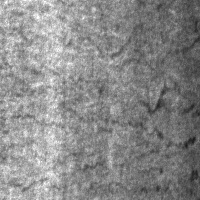
#> input picture dataset/NEU-DET/train/images/crazing/crazing_10.jpg, 200 x 200 px
$ python -i watershed.py   (imports and definitions only)
#> lines starting #> are read from the running program, lines starting #| are printed output that depends on the picture; after the words box and inside, x2 and y2 are one past the last pixel; in counts of white or black regions, pixels touching at a corner belong together
#> further down, picture is the input picture: shape (200, 200, 3); min 24, max 255, mean 137
"""
watershed.py — Watershed Segmentation (Baseline 3)

Conventional segmentation baseline for steel surface defect detection.
Applies marker-based watershed segmentation using OpenCV cv2.watershed().

Key Characteristics:
  - Uses preprocessed normalized grayscale image.
  - Builds binary/edge representation via statistical contrast thresholding.
  - Generates markers via morphological operations and distance transform.
  - Applies cv2.watershed() to partition the image into distinct regions.
  - Extracts final binary defect mask (0 = background, 255 = defect).
  - Does NOT use priority map, max-heap, PGRG, Union-Find, Standard Region Growing,
    or Otsu thresholding as segmentation method.
  - Returns (markers, defect_mask).
"""

import cv2
import numpy as np


def watershed_segmentation(image, return_markers=True):
    """
    Segment defects using marker-controlled watershed segmentation.

    Algorithm:
      1. Ensure image is single-channel uint8.
      2. Threshold based on statistical contrast (mean + std) to identify candidate regions.
      3. Clean noise using morphological opening with a rectangular kernel.
      4. Determine sure background by dilating the opened candidate regions.
      5. Compute distance transform on opened regions and threshold to find sure foreground seeds.
      6. Identify unknown border areas via sure_bg - sure_fg.
      7. Label connected components on sure foreground as distinct markers (offset by +1).
      8. Assign 0 to unknown areas so the watershed algorithm resolves the boundaries.
      9. Convert image to 3-channel BGR and execute cv2.watershed(img_bgr, markers).
      10. Generate final binary defect mask: pixels with marker label > 1 are defect (255),
          while background (1) and watershed boundaries (-1) are background (0).

    Args:
        image (numpy.ndarray): Preprocessed normalized grayscale steel defect image (H, W).
        return_markers (bool, optional): If True, returns (markers, defect_mask).
            If False, returns defect_mask. Default is True.

    Returns:
        tuple or numpy.ndarray:
            - If return_markers is True: (markers, defect_mask)
                * markers (numpy.ndarray): int32 label map produced by cv2.watershed (-1, 1, 2, ...).
                * defect_mask (numpy.ndarray): Binary uint8 mask (0 or 255) of detected defects.
            - If return_markers is False: defect_mask.
    """
#> called with return_markers = True
    # 1. Ensure 2D uint8 image
    if image.ndim == 3:
        image = image[:, :, 0]

    if image.dtype != np.uint8:
        img_uint8 = np.clip(image, 0, 255).astype(np.uint8)
    else:
        img_uint8 = image

    h, w = img_uint8.shape
#> h = 200; w = 200

    # 2. Binary candidate representation via statistical contrast thresholding
    # (mean + std identifies high-contrast defect candidates without using Otsu)
    thresh_val = float(img_uint8.mean() + img_uint8.std())
#> thresh_val = 172.7
    _, binary = cv2.threshold(img_uint8, int(thresh_val), 255, cv2.THRESH_BINARY)
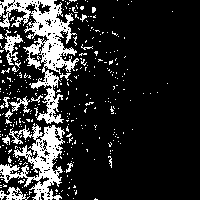
#> binary: shape (200, 200); 17.5% white; 323 white regions (307 under 20 px), largest, box (x1, y1, x2, y2) and area: (0, 0, 79, 124) 3133, (0, 123, 65, 200) 2063, (3, 30, 23, 65) 248

    # 3. Noise removal via morphological opening
    kernel = cv2.getStructuringElement(cv2.MORPH_RECT, (3, 3))
    opening = cv2.morphologyEx(binary, cv2.MORPH_OPEN, kernel, iterations=2)
#> opening: shape (200, 200); 4.3% white; 19 white regions, largest, box (x1, y1, x2, y2) and area: (33, 9, 62, 36) 468, (42, 44, 63, 68) 294, (34, 161, 58, 181) 203

    # 4. Sure background area via dilation
    sure_bg = cv2.dilate(opening, kernel, iterations=3)
#> sure_bg: shape (200, 200); 10.6% white; 6 white regions, box (x1, y1, x2, y2) and area: (30, 0, 66, 72) 1944, (31, 125, 62, 190) 1354, (0, 0, 35, 16) 308, (41, 100, 60, 122) 242, (0, 163, 13, 178) 195, (44, 73, 57, 88) 191

    # 5. Sure foreground area via Euclidean distance transform
    dist_transform = cv2.distanceTransform(opening, cv2.DIST_L2, 5)
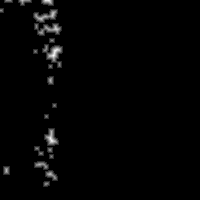
#> dist_transform: shape (200, 200) float32; min 0, max 5.6, mean 0.0855; drawn with min black and max white
    max_dist = dist_transform.max()
#> max_dist = 5.6
    if max_dist > 0:
        _, sure_fg = cv2.threshold(dist_transform, 0.3 * max_dist, 255, cv2.THRESH_BINARY)
#> sure_fg: shape (200, 200) float32; 2.4% white; 25 white regions (14 under 20 px), largest, box (x1, y1, x2, y2) and area: (47, 46, 62, 62) 142, (34, 10, 57, 22) 134, (38, 24, 61, 35) 129
    else:
        sure_fg = np.zeros((h, w), dtype=np.uint8)
    sure_fg = np.uint8(sure_fg)

    # 6. Unknown region between sure background and sure foreground
    unknown = cv2.subtract(sure_bg, sure_fg)
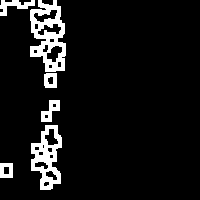
#> unknown: shape (200, 200); 8.1% white; 6 white regions, box (x1, y1, x2, y2) and area: (30, 0, 66, 72) 1408, (31, 125, 62, 190) 1053, (0, 0, 35, 16) 252, (41, 100, 60, 122) 224, (44, 73, 57, 88) 160, (0, 163, 13, 178) 160

    # 7. Marker labelling using connected components
    num_markers, markers = cv2.connectedComponents(sure_fg)
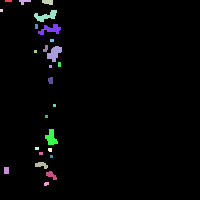
#> markers: shape (200, 200) int32; 26 distinct labels, from 0 to 25; one colour per label, 0 black
#> num_markers = 26

    # Add 1 to all labels so that sure background is 1 instead of 0
    markers = markers + 1
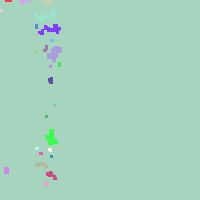
#> markers: shape (200, 200) int32; 26 distinct labels, from 1 to 26; one colour per label, 0 black

    # 8. Mark unknown region as 0 for watershed to resolve
    markers[unknown == 255] = 0
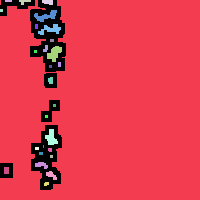
#> markers: shape (200, 200) int32; 27 distinct labels, from 0 to 26; one colour per label, 0 black

    # 9. Convert to 3-channel BGR as required by cv2.watershed
    img_bgr = cv2.cvtColor(img_uint8, cv2.COLOR_GRAY2BGR)

    # Execute OpenCV watershed
    markers = cv2.watershed(img_bgr, markers)
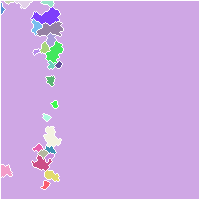
#> markers: shape (200, 200) int32; 27 distinct labels, from -1 to 26; one colour per label, 0 black, -1 white

    # 10. Generate final binary defect mask (0 = background, 255 = defect)
    # Background is label 1; watershed boundary lines are label -1.
    defect_mask = np.zeros((h, w), dtype=np.uint8)
    defect_mask[markers > 1] = 255

    if return_markers:
        return markers, defect_mask

    return defect_mask

>>> import cv2
>>> picture = cv2.imread('../dataset/NEU-DET/train/images/crazing/crazing_10.jpg')
>>> result = watershed_segmentation(picture)

$ run again, on dataset/NEU-DET/train/images/crazing/crazing_100.jpg
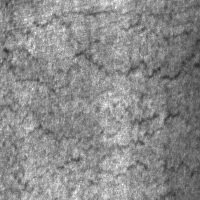
#> input picture dataset/NEU-DET/train/images/crazing/crazing_100.jpg, 200 x 200 px
#> picture is the input picture: shape (200, 200, 3); min 41, max 255, mean 138.5
#> thresh_val = 166.4
#> in watershed_segmentation, `_, binary = cv2.threshold(img_uint8, int(thresh_val), 255, cv2.THRESH_..`:
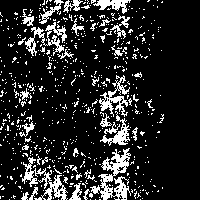
#> binary: shape (200, 200); 15.6% white in thin lines or dots, all inside (x1, y1, x2, y2) = (0, 0, 164, 200)
#> opening: shape (200, 200); 1.2% white; 13 white regions (2 under 20 px), largest, box (x1, y1, x2, y2) and area: (99, 0, 110, 8) 76, (114, 131, 123, 142) 75, (112, 0, 121, 8) 55
#> sure_bg: shape (200, 200); 4% white; 11 white regions, largest, box (x1, y1, x2, y2) and area: (96, 0, 131, 11) 338, (111, 128, 126, 145) 231, (110, 160, 122, 172) 144
#> max_dist = 6
#> unknown: shape (200, 200); 3.4% white; 11 white regions, largest, box (x1, y1, x2, y2) and area: (96, 0, 131, 11) 247, (111, 128, 126, 145) 192, (110, 160, 122, 172) 128
#> num_markers = 14
#> in watershed_segmentation, `markers = cv2.watershed(img_bgr, markers)`:
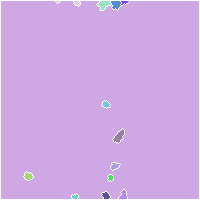
#> markers: shape (200, 200) int32; 15 distinct labels, from -1 to 14; one colour per label, 0 black, -1 white

$ run again, on dataset/NEU-DET/train/images/crazing/crazing_101.jpg
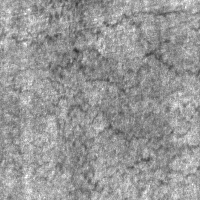
#> input picture dataset/NEU-DET/train/images/crazing/crazing_101.jpg, 200 x 200 px
#> picture is the input picture: shape (200, 200, 3); min 41, max 255, mean 151.5
#> thresh_val = 175.7
#> in watershed_segmentation, `_, binary = cv2.threshold(img_uint8, int(thresh_val), 255, cv2.THRESH_..`:
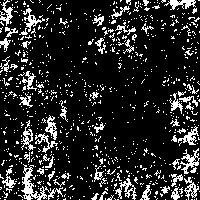
#> binary: shape (200, 200); 15.8% white in thin lines or dots
#> opening: shape (200, 200); 0.4% white; 4 white regions, box (x1, y1, x2, y2) and area: (24, 188, 32, 194) 47, (170, 0, 178, 6) 44, (182, 0, 191, 6) 42, (173, 102, 178, 107) 25
#> sure_bg: shape (200, 200); 1.3% white; 3 white regions, box (x1, y1, x2, y2) and area: (167, 0, 194, 9) 234, (21, 185, 35, 197) 167, (170, 99, 181, 110) 121
#> max_dist = 4
#> unknown: shape (200, 200); 1.1% white; 3 white regions, box (x1, y1, x2, y2) and area: (167, 0, 194, 9) 183, (21, 185, 35, 197) 143, (170, 99, 181, 110) 112
#> num_markers = 5
#> in watershed_segmentation, `markers = cv2.watershed(img_bgr, markers)`:
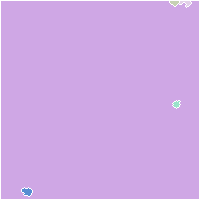
#> markers: shape (200, 200) int32; 6 distinct labels, from -1 to 5; one colour per label, 0 black, -1 white

$ run again, on dataset/NEU-DET/train/images/crazing/crazing_106.jpg
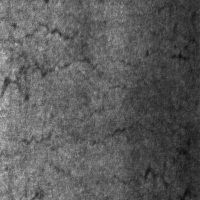
#> input picture dataset/NEU-DET/train/images/crazing/crazing_106.jpg, 200 x 200 px
#> picture is the input picture: shape (200, 200, 3); min 10, max 199, mean 91.3
#> thresh_val = 119.6
#> binary: shape (200, 200); 16.5% white; 434 white regions (407 under 20 px), largest, box (x1, y1, x2, y2) and area: (0, 0, 67, 95) 1635, (0, 83, 42, 155) 1287, (0, 141, 50, 200) 1158
#> opening: shape (200, 200); 3.6% white; 17 white regions (1 under 20 px), largest, box (x1, y1, x2, y2) and area: (0, 112, 17, 150) 348, (14, 168, 25, 190) 158, (0, 165, 8, 192) 154
#> sure_bg: shape (200, 200); 8.1% white; 5 white regions, box (x1, y1, x2, y2) and area: (0, 47, 22, 153) 1606, (0, 162, 39, 200) 1003, (0, 25, 28, 41) 380, (0, 0, 8, 16) 122, (29, 127, 40, 138) 121
#> max_dist = 8
#> unknown: shape (200, 200); 6.8% white; 6 white regions (1 under 20 px), largest, box (x1, y1, x2, y2) and area: (0, 47, 22, 153) 1267, (0, 162, 39, 200) 877, (0, 25, 28, 41) 343, (29, 127, 40, 138) 120, (0, 0, 8, 16) 107
#> num_markers = 21
#> in watershed_segmentation, `markers = cv2.watershed(img_bgr, markers)`:
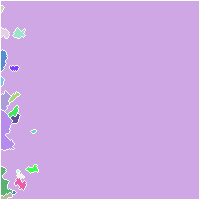
#> markers: shape (200, 200) int32; 21 distinct labels, from -1 to 21; one colour per label, 0 black, -1 white
